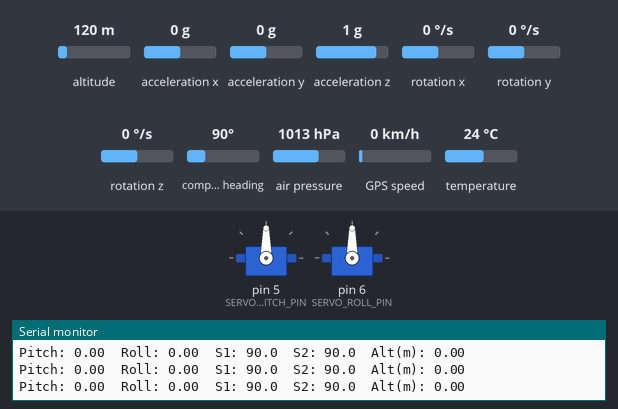
A sketch run on a simulated Arduino Mega 2560, built for the host (arithmetic inside an expression is 32-bit, double 64-bit). Shown: 2 × servo, the last lines printed to the serial monitor. Wiring (inferred from the names in the program): MPU-6050 motion sensor at I2C address 0x68. The inputs (shaded band) are chosen by the test bench; at power-on: rotation x 0 °/s, acceleration y 0 g, acceleration x 0 g, rotation y 0 °/s, altitude 120 m, acceleration z 1 g, rotation z 0 °/s, compass heading 90°, air pressure 1013 hPa, GPS speed 0 km/h, temperature 24 °C. Storage starts empty; the GPS gets a fix after 3 s at 37.7749, -122.4194 with 8 satellites.

Above: at 2.6 s.
2.7 s: rotation x set to 12 °/s
At 5.8 s:
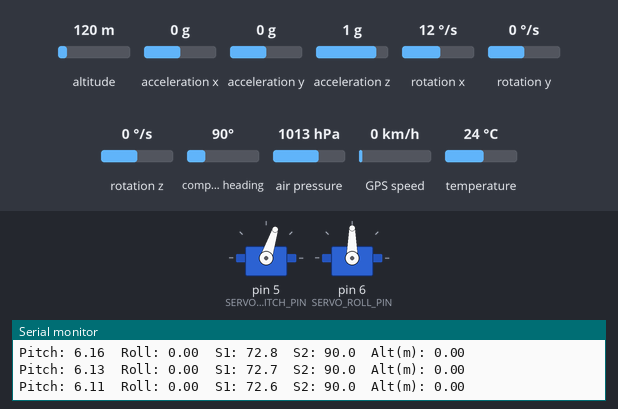
6.2 s: acceleration y set to -1.4 g
At 7.6 s:
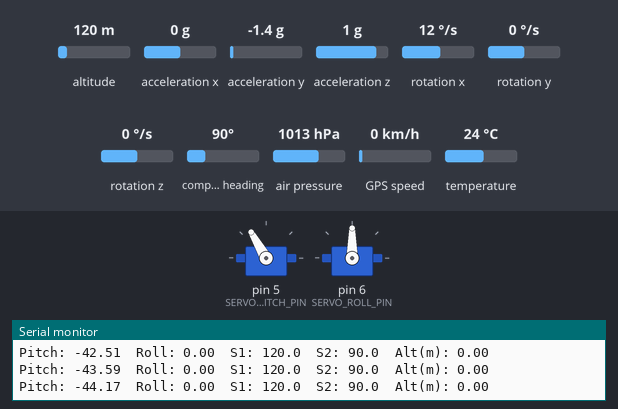
7.9 s: rotation x set to 78 °/s
11.9 s: rotation x set to 86 °/s
15.4 s: acceleration x set to -1.4 g
At 18.2 s:
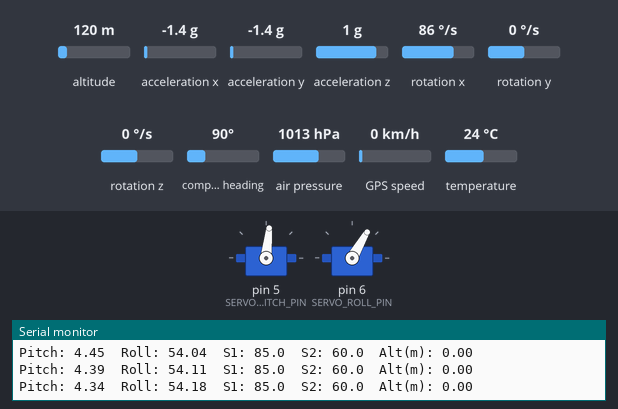
18.9 s: rotation y set to -192 °/s
At 21.2 s:
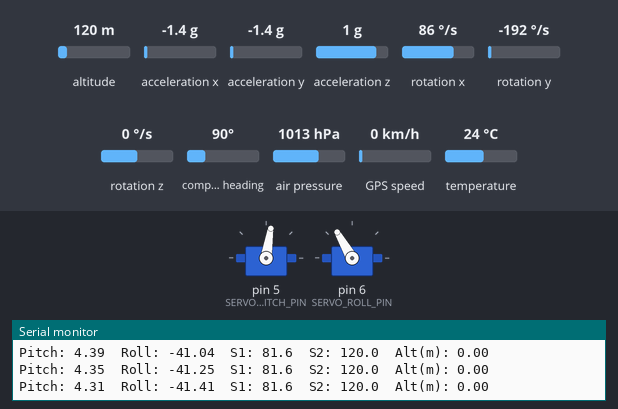
Timing chart, 0 to 23.4 s (numbered marks = the images above; inputs shaded):
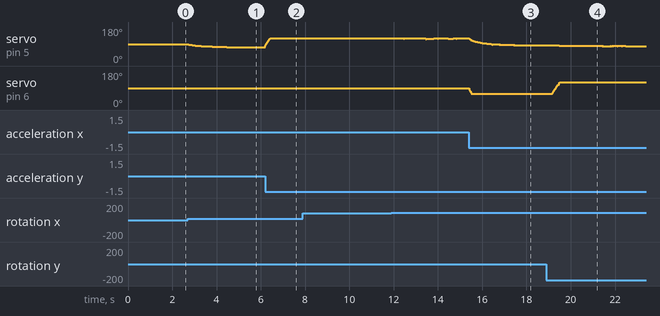

Measured:
- after the input at 2.7 s, servo on pin 5 (SERVO_PITCH_PIN): moves from 90° to 72° over 2.7 s, starting at once
- after the input at 15.4 s, servo on pin 6 (SERVO_ROLL_PIN): 90° → 60° at once
- after the input at 18.9 s, servo on pin 6 (SERVO_ROLL_PIN): moves from 60° to 120° over 0.33 s, starting after 0.27 s

The sketch:

TVC_Stabilization_Logger.ino
```cpp
/*
  TVC_Stabilization_Logger.ino
  Complete Arduino Mega sketch for a two-axis TVC stabilization system with flight data logging.

  Hardware:
  - Arduino Mega 2560
  - MPU6050 (I2C)
  - BMP280 (I2C)
  - NEO-6M GPS (SoftwareSerial)
  - MicroSD module (SPI)
  - 2x SG90 servos (Pitch + Roll)
*/

// ==============================
// Includes & Library Imports
// ==============================
#include <Wire.h>
#include <Servo.h>
#include <SPI.h>
#include <SD.h>
#include <TinyGPS++.h>
#include <SoftwareSerial.h>
#include <Adafruit_BMP280.h>
#include <math.h>

// ==============================
// Debug Flag
// ==============================
#define DEBUG true

// ==============================
// Pin Definitions & Constants
// ==============================
const uint8_t SERVO_PITCH_PIN = 5;   // TVC pitch axis servo
const uint8_t SERVO_ROLL_PIN  = 6;   // TVC roll axis servo
const uint8_t SD_CS_PIN       = 10;  // SD card CS pin

// GPS via SoftwareSerial (RX, TX from Arduino perspective)
const uint8_t GPS_RX_PIN = 8;
const uint8_t GPS_TX_PIN = 9;

// MPU6050 I2C address and registers
const uint8_t MPU_ADDR          = 0x68;
const uint8_t MPU_REG_PWR_MGMT1 = 0x6B;
const uint8_t MPU_REG_ACCEL_X   = 0x3B;

// Servo mechanical limits
const float SERVO_NEUTRAL_DEG   = 90.0f;
const float SERVO_MAX_DEFLECT   = 30.0f; // +/- from neutral
const float SERVO_MIN_DEG       = SERVO_NEUTRAL_DEG - SERVO_MAX_DEFLECT;
const float SERVO_MAX_DEG       = SERVO_NEUTRAL_DEG + SERVO_MAX_DEFLECT;

// Control and logging rates
const uint32_t IMU_LOOP_US      = 10000UL; // 100 Hz stabilization loop
const uint32_t LOG_INTERVAL_MS  = 50UL;    // 20 Hz logging
const uint32_t DEBUG_INTERVAL_MS = 100UL;  // 10 Hz debug print

// Calibration
const uint16_t CALIB_SAMPLES    = 200;

// Complementary filter blend
const float COMPLEMENTARY_ALPHA = 0.98f;

// PID gains (TUNE THESE FOR YOUR VEHICLE)
const float KP_PITCH = 2.20f;
const float KI_PITCH = 0.25f;
const float KD_PITCH = 0.08f;

const float KP_ROLL  = 2.20f;
const float KI_ROLL  = 0.25f;
const float KD_ROLL  = 0.08f;

// PID anti-windup integrator limits
const float PID_I_LIMIT = 25.0f;

// Desired attitude targets (vertical flight)
const float TARGET_PITCH_DEG = 0.0f;
const float TARGET_ROLL_DEG  = 0.0f;

// BMP280 sea-level pressure estimate (Pa). Can be adjusted for location/weather.
const float SEA_LEVEL_PRESSURE_PA = 101325.0f;

// ==============================
// Global Objects
// ==============================
Servo servoPitch;
Servo servoRoll;

SoftwareSerial gpsSerial(GPS_RX_PIN, GPS_TX_PIN);
TinyGPSPlus gps;
Adafruit_BMP280 bmp;

File logFile;
char logFileName[13] = "FLIGHT00.CSV"; // 8.3 filename

// ==============================
// Sensor, Filter, and PID Variables
// ==============================
// Raw IMU values
int16_t rawAx, rawAy, rawAz;
int16_t rawGx, rawGy, rawGz;

// Calibrated IMU values (offset removed)
float accX, accY, accZ;
float gyroX, gyroY, gyroZ;

// IMU offsets
float accXOffset = 0.0f, accYOffset = 0.0f, accZOffset = 0.0f;
float gyroXOffset = 0.0f, gyroYOffset = 0.0f, gyroZOffset = 0.0f;

// Orientation estimate
float pitchDeg = 0.0f;
float rollDeg  = 0.0f;
float yawDeg   = 0.0f; // integrated gyro yaw (drifts without magnetometer)

// PID states
float pitchIntegral = 0.0f;
float rollIntegral  = 0.0f;
float prevPitchError = 0.0f;
float prevRollError  = 0.0f;

// Servo command states
float servoPitchCmd = SERVO_NEUTRAL_DEG;
float servoRollCmd  = SERVO_NEUTRAL_DEG;

// Timing trackers
uint32_t lastImuMicros  = 0;
uint32_t lastLogMillis  = 0;
uint32_t lastDebugMillis = 0;
uint32_t lastFlushMillis = 0;

// Barometer baseline altitude (ground-relative)
float baroBaselineAltM = 0.0f;

// ==============================
// Utility Functions
// ==============================
float constrainFloat(float value, float minV, float maxV) {
  if (value < minV) return minV;
  if (value > maxV) return maxV;
  return value;
}

void writeMPURegister(uint8_t reg, uint8_t value) {
  Wire.beginTransmission(MPU_ADDR);
  Wire.write(reg);
  Wire.write(value);
  Wire.endTransmission();
}

void readMPURaw(int16_t &ax, int16_t &ay, int16_t &az,
                int16_t &gx, int16_t &gy, int16_t &gz) {
  Wire.beginTransmission(MPU_ADDR);
  Wire.write(MPU_REG_ACCEL_X);
  Wire.endTransmission(false);

  Wire.requestFrom(MPU_ADDR, (uint8_t)14);
  if (Wire.available() >= 14) {
    ax = (Wire.read() << 8) | Wire.read();
    ay = (Wire.read() << 8) | Wire.read();
    az = (Wire.read() << 8) | Wire.read();
    Wire.read(); Wire.read(); // skip temperature bytes
    gx = (Wire.read() << 8) | Wire.read();
    gy = (Wire.read() << 8) | Wire.read();
    gz = (Wire.read() << 8) | Wire.read();
  }
}

void initMPU6050() {
  // Wake MPU6050 from sleep
  writeMPURegister(MPU_REG_PWR_MGMT1, 0x00);

  // Optional: default full-scale ranges are used
  // Accel: +/-2g, Gyro: +/-250 dps (highest sensitivity)
}

void calibrateMPU6050() {
  long sumAx = 0, sumAy = 0, sumAz = 0;
  long sumGx = 0, sumGy = 0, sumGz = 0;

  for (uint16_t i = 0; i < CALIB_SAMPLES; i++) {
    int16_t ax, ay, az, gx, gy, gz;
    readMPURaw(ax, ay, az, gx, gy, gz);

    sumAx += ax;
    sumAy += ay;
    sumAz += az;
    sumGx += gx;
    sumGy += gy;
    sumGz += gz;

    delay(5);
  }

  // Offsets in raw units
  accXOffset  = (float)sumAx / CALIB_SAMPLES;
  accYOffset  = (float)sumAy / CALIB_SAMPLES;
  // Keep Z such that stationary level reads +1g (16384 LSB in +/-2g mode)
  accZOffset  = ((float)sumAz / CALIB_SAMPLES) - 16384.0f;

  gyroXOffset = (float)sumGx / CALIB_SAMPLES;
  gyroYOffset = (float)sumGy / CALIB_SAMPLES;
  gyroZOffset = (float)sumGz / CALIB_SAMPLES;
}

void createUniqueLogFile() {
  for (uint8_t i = 1; i <= 99; i++) {
    snprintf(logFileName, sizeof(logFileName), "FLIGHT%02u.CSV", i);
    if (!SD.exists(logFileName)) {
      logFile = SD.open(logFileName, FILE_WRITE);
      if (logFile) {
        logFile.println(F("Timestamp(ms),Pitch(deg),Roll(deg),Yaw(deg),AccelX,AccelY,AccelZ,GyroX,GyroY,GyroZ,Servo1(deg),Servo2(deg),GPS_Lat,GPS_Lon,GPS_Alt(m),GPS_Speed(km/h),Baro_Alt(m),Temperature(C)"));
        logFile.flush();
      }
      return;
    }
  }
}

// ==============================
// Setup
// ==============================
void setup() {
  Serial.begin(115200);
  Wire.begin();
  gpsSerial.begin(9600);

  // Attach servos and move to neutral
  servoPitch.attach(SERVO_PITCH_PIN);
  servoRoll.attach(SERVO_ROLL_PIN);
  servoPitch.write((int)SERVO_NEUTRAL_DEG);
  servoRoll.write((int)SERVO_NEUTRAL_DEG);

  // Initialize MPU6050
  initMPU6050();
  delay(100);

  // Calibrate MPU offsets while rocket is stationary
  calibrateMPU6050();

  // Initialize BMP280
  if (!bmp.begin(0x76)) {
    // fallback to alternative BMP280 address
    if (!bmp.begin(0x77)) {
#if DEBUG
      Serial.println(F("BMP280 init failed."));
#endif
    }
  }

  // Capture baseline (ground) altitude
  baroBaselineAltM = bmp.readAltitude(SEA_LEVEL_PRESSURE_PA);

  // Initialize SD card
  if (SD.begin(SD_CS_PIN)) {
    createUniqueLogFile();
#if DEBUG
    Serial.print(F("Logging to: "));
    Serial.println(logFileName);
#endif
  } else {
#if DEBUG
    Serial.println(F("SD init failed. Logging disabled."));
#endif
  }

  lastImuMicros   = micros();
  lastLogMillis   = millis();
  lastDebugMillis = millis();
  lastFlushMillis = millis();
}

// ==============================
// Main Loop
// ==============================
void loop() {
  // --------------------------------
  // Always parse incoming GPS bytes
  // --------------------------------
  while (gpsSerial.available() > 0) {
    gps.encode(gpsSerial.read());
  }

  // --------------------------------
  // Stabilization loop @ 100 Hz
  // --------------------------------
  uint32_t nowUs = micros();
  if ((uint32_t)(nowUs - lastImuMicros) >= IMU_LOOP_US) {
    float dt = (nowUs - lastImuMicros) / 1000000.0f;
    lastImuMicros = nowUs;

    // -------- IMU read --------
    readMPURaw(rawAx, rawAy, rawAz, rawGx, rawGy, rawGz);

    // Remove offsets (raw units)
    accX = (float)rawAx - accXOffset;
    accY = (float)rawAy - accYOffset;
    accZ = (float)rawAz - accZOffset;

    gyroX = (float)rawGx - gyroXOffset;
    gyroY = (float)rawGy - gyroYOffset;
    gyroZ = (float)rawGz - gyroZOffset;

    // Convert gyro raw to deg/s (131 LSB per deg/s for +/-250 dps)
    float gyroX_dps = gyroX / 131.0f;
    float gyroY_dps = gyroY / 131.0f;
    float gyroZ_dps = gyroZ / 131.0f;

    // Accel angle estimates
    float accPitchDeg = atan2f(accY, sqrtf(accX * accX + accZ * accZ)) * 180.0f / PI;
    float accRollDeg  = atan2f(-accX, accZ) * 180.0f / PI;

    // Complementary filter fusion
    pitchDeg = COMPLEMENTARY_ALPHA * (pitchDeg + gyroX_dps * dt) + (1.0f - COMPLEMENTARY_ALPHA) * accPitchDeg;
    rollDeg  = COMPLEMENTARY_ALPHA * (rollDeg  + gyroY_dps * dt) + (1.0f - COMPLEMENTARY_ALPHA) * accRollDeg;

    // Yaw from gyro integration only (no mag correction)
    yawDeg += gyroZ_dps * dt;

    // -------- PID compute --------
    float pitchError = TARGET_PITCH_DEG - pitchDeg;
    float rollError  = TARGET_ROLL_DEG  - rollDeg;

    pitchIntegral += pitchError * dt;
    rollIntegral  += rollError * dt;

    // Clamp integrator for anti-windup
    pitchIntegral = constrainFloat(pitchIntegral, -PID_I_LIMIT, PID_I_LIMIT);
    rollIntegral  = constrainFloat(rollIntegral,  -PID_I_LIMIT, PID_I_LIMIT);

    float pitchDerivative = (pitchError - prevPitchError) / dt;
    float rollDerivative  = (rollError  - prevRollError) / dt;

    prevPitchError = pitchError;
    prevRollError  = rollError;

    float pitchOutput = (KP_PITCH * pitchError) + (KI_PITCH * pitchIntegral) + (KD_PITCH * pitchDerivative);
    float rollOutput  = (KP_ROLL  * rollError)  + (KI_ROLL  * rollIntegral)  + (KD_ROLL  * rollDerivative);

    // -------- Servo write --------
    // Output directly offsets neutral servo angle, then clamp to safe travel range.
    servoPitchCmd = constrainFloat(SERVO_NEUTRAL_DEG + pitchOutput, SERVO_MIN_DEG, SERVO_MAX_DEG);
    servoRollCmd  = constrainFloat(SERVO_NEUTRAL_DEG + rollOutput,  SERVO_MIN_DEG, SERVO_MAX_DEG);

    servoPitch.write((int)servoPitchCmd);
    servoRoll.write((int)servoRollCmd);
  }

  // --------------------------------
  // Logging loop @ 20 Hz
  // --------------------------------
  uint32_t nowMs = millis();
  if ((uint32_t)(nowMs - lastLogMillis) >= LOG_INTERVAL_MS) {
    lastLogMillis = nowMs;

    // -------- Barometer read --------
    float tempC = bmp.readTemperature();
    float baroAltM = bmp.readAltitude(SEA_LEVEL_PRESSURE_PA) - baroBaselineAltM;

    // -------- GPS read --------
    float gpsLat   = gps.location.isValid() ? (float)gps.location.lat() : 0.0f;
    float gpsLon   = gps.location.isValid() ? (float)gps.location.lng() : 0.0f;
    float gpsAltM  = gps.altitude.isValid() ? (float)gps.altitude.meters() : 0.0f;
    float gpsSpdKmh = gps.speed.isValid() ? (float)gps.speed.kmph() : 0.0f;

    // -------- SD log --------
    if (logFile) {
      // Single-row CSV write; flush occasionally to reduce blocking latency.
      logFile.print(nowMs);
      logFile.print(','); logFile.print(pitchDeg, 3);
      logFile.print(','); logFile.print(rollDeg, 3);
      logFile.print(','); logFile.print(yawDeg, 3);
      logFile.print(','); logFile.print(accX, 2);
      logFile.print(','); logFile.print(accY, 2);
      logFile.print(','); logFile.print(accZ, 2);
      logFile.print(','); logFile.print(gyroX, 2);
      logFile.print(','); logFile.print(gyroY, 2);
      logFile.print(','); logFile.print(gyroZ, 2);
      logFile.print(','); logFile.print(servoPitchCmd, 1);
      logFile.print(','); logFile.print(servoRollCmd, 1);
      logFile.print(','); logFile.print(gpsLat, 6);
      logFile.print(','); logFile.print(gpsLon, 6);
      logFile.print(','); logFile.print(gpsAltM, 2);
      logFile.print(','); logFile.print(gpsSpdKmh, 2);
      logFile.print(','); logFile.print(baroAltM, 2);
      logFile.print(','); logFile.println(tempC, 2);

      // Flush every 1 second to reduce data loss risk while limiting write stalls.
      if ((uint32_t)(nowMs - lastFlushMillis) >= 1000UL) {
        lastFlushMillis = nowMs;
        logFile.flush();
      }
    }

#if DEBUG
    // -------- Debug output --------
    if ((uint32_t)(nowMs - lastDebugMillis) >= DEBUG_INTERVAL_MS) {
      lastDebugMillis = nowMs;
      Serial.print(F("Pitch: "));
      Serial.print(pitchDeg, 2);
      Serial.print(F("  Roll: "));
      Serial.print(rollDeg, 2);
      Serial.print(F("  S1: "));
      Serial.print(servoPitchCmd, 1);
      Serial.print(F("  S2: "));
      Serial.print(servoRollCmd, 1);
      Serial.print(F("  Alt(m): "));
      Serial.println(baroAltM, 2);
    }
#endif
  }
}
```
